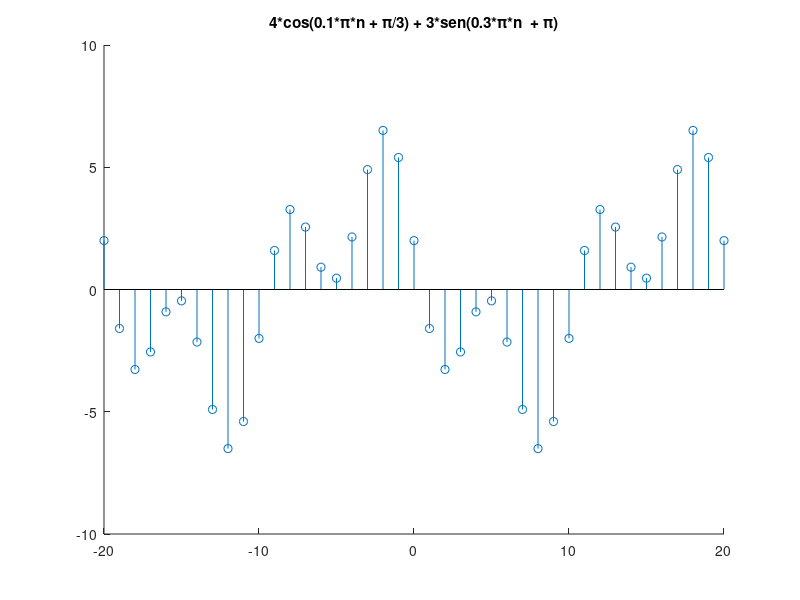

This figure's MATLAB source:
%% Atividade5.9
n = -20:20;
x=4*cos(0.1*pi*n+pi/3)+3*sin(0.3*pi*n+pi);
figure1 = figure;
axes1 = axes('Parent',figure1);
hold(axes1,'all');
stem (n,x)
title('4*cos(0.1*\pi*n + \pi/3) + 3*sen(0.3*\pi*n  + \pi)')
saveas(figure1,'Atv5i9.png')